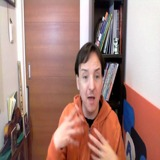
#> input picture backend/ml_personality_pipeline/artifacts/cnn_700/images/--Ymqszjv54.003_0604.jpg, 160 x 160 px
$ python -i prepare_cnn_subset.py   (imports and definitions only)
#> lines starting #> are read from the running program, lines starting #| are printed output that depends on the picture
"""
Personality pipeline module. It supports data preparation, model training, evaluation, or inference for behavior-based career guidance. This file handles the prepare cnn subset part of the project.

Presentation note: explain this file as one focused responsibility in the larger system, then mention the main inputs it receives and the output it returns or prepares.
"""

from __future__ import annotations

import argparse
import csv
import json
import random
from pathlib import Path

import numpy as np
from PIL import Image, ImageFilter, ImageStat

try:
    from .config import DEFAULT_CONFIG, TRAIT_ORDER
    from .dataset_loader import build_samples, load_media
except ImportError:
    from config import DEFAULT_CONFIG, TRAIT_ORDER
    from dataset_loader import build_samples, load_media

try:
    import cv2
except Exception:  # pragma: no cover - optional local dependency
    cv2 = None


def _clamp(value: float, low: float = 0.05, high: float = 0.95) -> float:
    return max(low, min(high, float(value)))


# [7 lines left out: function _normalize, not called in this run]


def _face_features(image: Image.Image) -> dict[str, float]:
    if cv2 is None:
        return {"face_size": 0.0, "face_center": 0.5}

    gray = cv2.cvtColor(np.array(image), cv2.COLOR_RGB2GRAY)
    cascade_path = Path(cv2.data.haarcascades) / "haarcascade_frontalface_default.xml"
    detector = cv2.CascadeClassifier(str(cascade_path))
    faces = detector.detectMultiScale(gray, scaleFactor=1.1, minNeighbors=4, minSize=(24, 24))
    if len(faces) == 0:
        return {"face_size": 0.0, "face_center": 0.35}

    height, width = gray.shape[:2]
    x, y, w, h = max(faces, key=lambda box: box[2] * box[3])
    face_size = (w * h) / max(1.0, width * height)
    center_x = (x + w / 2) / max(1.0, width)
    center_y = (y + h / 2) / max(1.0, height)
    center_distance = ((center_x - 0.5) ** 2 + (center_y - 0.45) ** 2) ** 0.5
    face_center = 1.0 - min(1.0, center_distance / 0.7)
    return {"face_size": face_size, "face_center": face_center}


def _raw_visual_features(image: Image.Image) -> dict[str, float]:
    rgb = image.convert("RGB")
    gray = image.convert("L")
    stat_rgb = ImageStat.Stat(rgb)
    stat_gray = ImageStat.Stat(gray)
    edges = gray.filter(ImageFilter.FIND_EDGES)
    edge_stat = ImageStat.Stat(edges)
    channels = np.array(rgb, dtype=np.float32) / 255.0

    features = {
        "brightness": stat_gray.mean[0] / 255.0,
        "contrast": stat_gray.stddev[0] / 128.0,
        "sharpness": edge_stat.mean[0] / 64.0,
        "saturation": float(np.mean(np.max(channels, axis=2) - np.min(channels, axis=2))),
        "color_balance": float(1.0 - min(1.0, np.std(stat_rgb.mean) / 80.0)),
    }
    features.update(_face_features(rgb))
    return features


# [120 lines left out: functions _pseudo_labels, prepare_subset, parse_args, main, not called in this run]


# [2 lines not run here, left out]

>>> from PIL import Image
>>> picture = Image.open('artifacts/cnn_700/images/--Ymqszjv54.003_0604.jpg')
#> picture is the input picture: PIL image 160x160 RGB; mean R, G, B 166.9, 130.7, 123.2
>>> result = _raw_visual_features(picture)
#> in _raw_visual_features, `gray = image.convert("L")`:
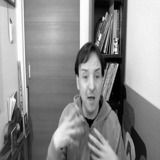
#> gray: PIL image 160x160 L; min 0, max 255, mean 140.7
#> in _raw_visual_features, `edges = gray.filter(ImageFilter.FIND_EDGES)`:
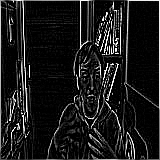
#> edges: PIL image 160x160 L; min 0, max 255, mean 26.3
#> in _raw_visual_features, `features = { "brightness": stat_gray.mean[0] / 255.0, "contrast": stat..`: features = {'brightness': 0.552, 'contrast': 0.509, 'sharpness': 0.411, 'saturation': 0.189, 'color_balance': 0.761}
#> in _face_features, `faces = detector.detectMultiScale(gray, scaleFactor=1.1, minNeighbors=..`: faces = [[69, 59, 46, 46]]
#> in _face_features, `x, y, w, h = max(faces, key=lambda box: box[2] * box[3])`: x = 69; y = 59; w = 46
#> in _face_features, `face_size = (w * h) / max(1.0, width * height)`: face_size = 0.0827
#> in _face_features, `center_x = (x + w / 2) / max(1.0, width)`: center_x = 0.575
#> in _face_features, `center_y = (y + h / 2) / max(1.0, height)`: center_y = 0.512
#> in _face_features, `center_distance = ((center_x - 0.5) ** 2 + (center_y - 0.45) ** 2) ** ..`: center_distance = 0.0976
#> in _face_features, `face_center = 1.0 - min(1.0, center_distance / 0.7)`: face_center = 0.861
#> result = {'brightness': 0.552, 'contrast': 0.509, 'sharpness': 0.411, 'saturation': 0.189, 'color_balance': 0.761, 'face_size': 0.0827, 'face_center': 0.861}

$ run again, on backend/ml_personality_pipeline/artifacts/cnn_700/images/0gv5Z0qt2jc.001_0504.jpg
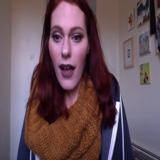
#> input picture backend/ml_personality_pipeline/artifacts/cnn_700/images/0gv5Z0qt2jc.001_0504.jpg, 160 x 160 px
#> picture is the input picture: PIL image 160x160 RGB; mean R, G, B 105, 81.8, 90.7
#> in _raw_visual_features, `gray = image.convert("L")`:
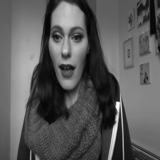
#> gray: PIL image 160x160 L; min 2, max 254, mean 89.8
#> in _raw_visual_features, `edges = gray.filter(ImageFilter.FIND_EDGES)`:
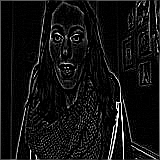
#> edges: PIL image 160x160 L; min 0, max 255, mean 18.1
#> features = {'brightness': 0.352, 'contrast': 0.369, 'sharpness': 0.283, 'saturation': 0.127, 'color_balance': 0.881}
#> faces = [[36, 12, 63, 63]]
#> x = 36; y = 12; w = 63
#> face_size = 0.155
#> center_x = 0.422
#> center_y = 0.272
#> center_distance = 0.195
#> face_center = 0.722
#> result = {'brightness': 0.352, 'contrast': 0.369, 'sharpness': 0.283, 'saturation': 0.127, 'color_balance': 0.881, 'face_size': 0.155, 'face_center': 0.722}

$ run again, on backend/ml_personality_pipeline/artifacts/cnn_700/images/176vWywoq9E.000_0698.jpg
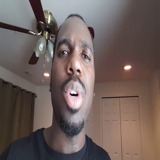
#> input picture backend/ml_personality_pipeline/artifacts/cnn_700/images/176vWywoq9E.000_0698.jpg, 160 x 160 px
#> picture is the input picture: PIL image 160x160 RGB; mean R, G, B 111.1, 96.4, 92.6
#> in _raw_visual_features, `gray = image.convert("L")`:
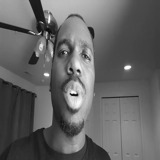
#> gray: PIL image 160x160 L; min 8, max 253, mean 100.4
#> in _raw_visual_features, `edges = gray.filter(ImageFilter.FIND_EDGES)`:
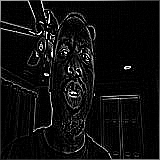
#> edges: PIL image 160x160 L; min 0, max 255, mean 15.3
#> features = {'brightness': 0.394, 'contrast': 0.344, 'sharpness': 0.238, 'saturation': 0.0916, 'color_balance': 0.9}
#> faces = [[47, 33, 58, 58]]
#> x = 47; y = 33; w = 58
#> face_size = 0.131
#> center_x = 0.475
#> center_y = 0.388
#> center_distance = 0.0673
#> face_center = 0.904
#> result = {'brightness': 0.394, 'contrast': 0.344, 'sharpness': 0.238, 'saturation': 0.0916, 'color_balance': 0.9, 'face_size': 0.131, 'face_center': 0.904}

$ run again, on backend/ml_personality_pipeline/artifacts/cnn_700/images/2AV8m02PjdU.000_0586.jpg
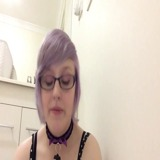
#> input picture backend/ml_personality_pipeline/artifacts/cnn_700/images/2AV8m02PjdU.000_0586.jpg, 160 x 160 px
#> picture is the input picture: PIL image 160x160 RGB; mean R, G, B 214.1, 199.8, 187.1
#> in _raw_visual_features, `gray = image.convert("L")`:
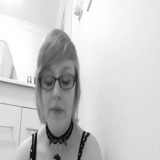
#> gray: PIL image 160x160 L; min 6, max 255, mean 202.6
#> in _raw_visual_features, `edges = gray.filter(ImageFilter.FIND_EDGES)`:
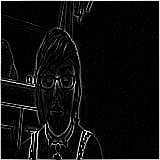
#> edges: PIL image 160x160 L; min 0, max 255, mean 15.6
#> features = {'brightness': 0.795, 'contrast': 0.408, 'sharpness': 0.245, 'saturation': 0.109, 'color_balance': 0.862}
#> faces = [[28, 64, 57, 57]]
#> x = 28; y = 64; w = 57
#> face_size = 0.127
#> center_x = 0.353
#> center_y = 0.578
#> center_distance = 0.195
#> face_center = 0.722
#> result = {'brightness': 0.795, 'contrast': 0.408, 'sharpness': 0.245, 'saturation': 0.109, 'color_balance': 0.862, 'face_size': 0.127, 'face_center': 0.722}
